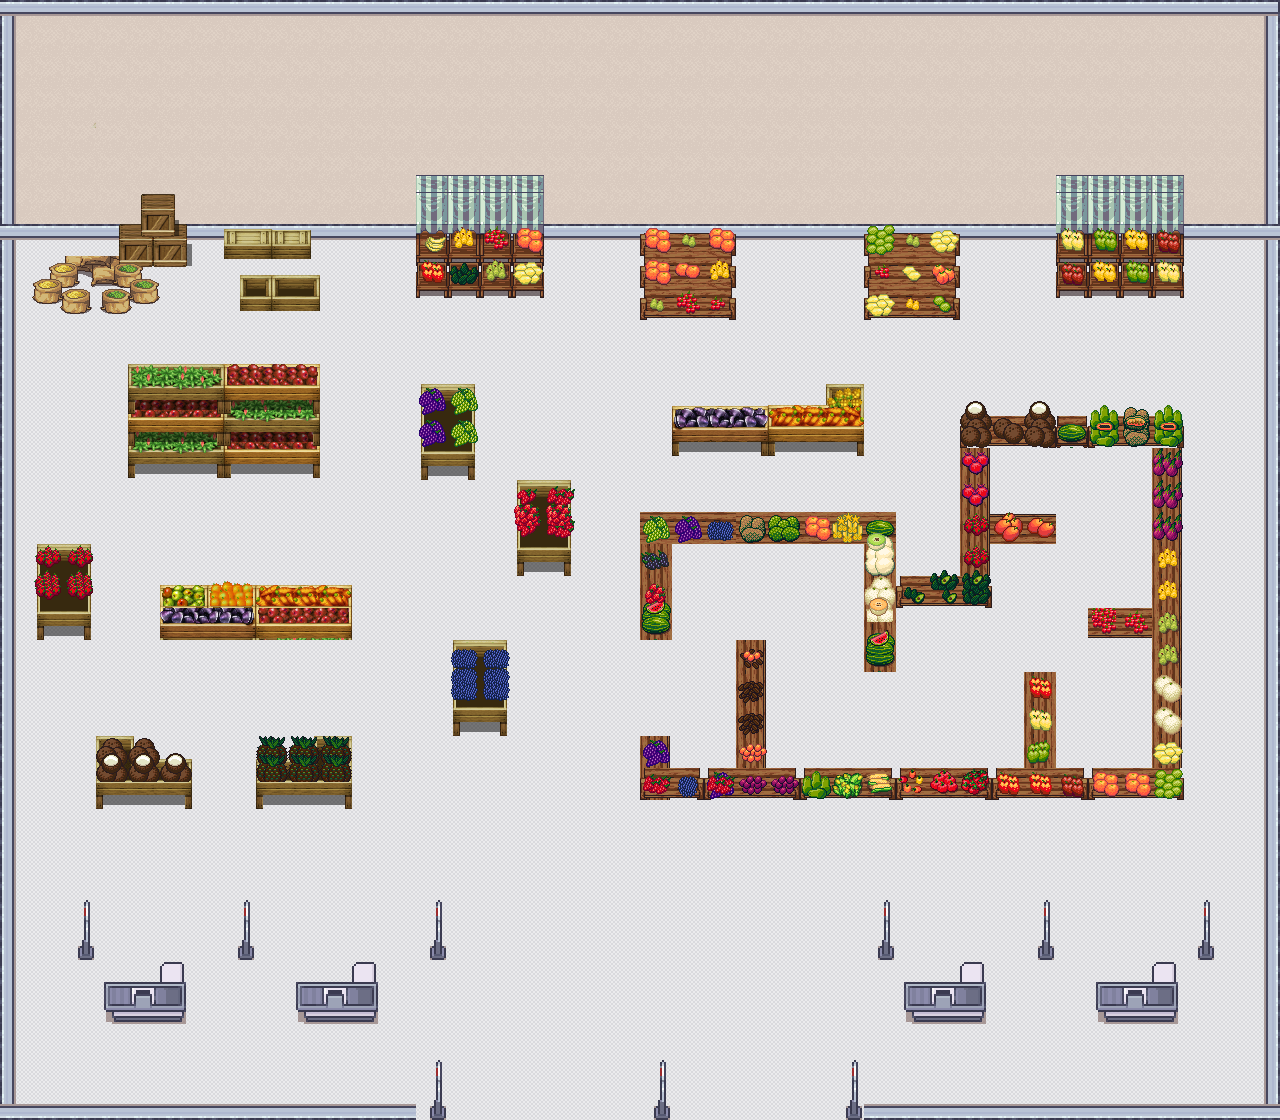

Below is a game level as drawn by its tile map, then a one-line description and the .tmx that defines it (tile-layer data replaced by summaries):
An orthogonal 40x35 tile map with 32x32 px tiles, 8 tile layers (Wall3, Floor, Wall2, Wall, ...), 6 tilesets and 21 objects (fruit9, fruit8, fruit7, fruit6, fruit5, ...).

<map version="1.10" tiledversion="1.10.2" orientation="orthogonal" renderorder="right-down" width="40" height="35" tilewidth="32" tileheight="32" infinite="0" nextlayerid="12" nextobjectid="28">
 <editorsettings>
  <export target="FruitMarket.tmj" format="json" />
 </editorsettings>
 <tileset firstgid="1" name="farming_fishing" tilewidth="32" tileheight="32" tilecount="400" columns="20">
  <image source="farming_fishing.png" width="640" height="640" />
 </tileset>
 <tileset firstgid="401" name="Market_1" tilewidth="32" tileheight="32" tilecount="576" columns="24">
  <image source="Market_1.png" width="768" height="768" />
 </tileset>
 <tileset firstgid="977" name="misc_atlas" tilewidth="32" tileheight="32" tilecount="1024" columns="32">
  <image source="misc_atlas.png" width="1024" height="1024" />
 </tileset>
 <tileset firstgid="2001" name="pipoya" tilewidth="32" tileheight="32" tilecount="1064" columns="8">
  <image source="pipoya.png" width="256" height="4256" />
 </tileset>
 <tileset firstgid="3065" name="16_Grocery_store_32x32" tilewidth="32" tileheight="32" tilecount="1248" columns="16">
  <image source="16_Grocery_store_32x32.png" width="512" height="2496" />
 </tileset>
 <tileset firstgid="4313" name="food" tilewidth="32" tileheight="32" tilecount="1024" columns="32">
  <image source="food.png" width="1024" height="1024" />
 </tileset>
 <layer id="9" name="Wall3" width="40" height="35">
  <data>[1400 cells, 15 non-empty, 1 distinct tile ids]</data>
 </layer>
 <layer id="1" name="Floor" width="40" height="35">
  <data>[1400 cells, 1400 non-empty, 2 distinct tile ids]</data>
 </layer>
 <layer id="4" name="Wall2" width="40" height="35">
  <data>[1400 cells, 70 non-empty, 2 distinct tile ids]</data>
 </layer>
 <layer id="3" name="Wall" width="40" height="35">
  <data>[1400 cells, 148 non-empty, 10 distinct tile ids]</data>
 </layer>
 <layer id="2" name="Store" width="40" height="35">
  <data>[1400 cells, 125 non-empty, 35 distinct tile ids]</data>
 </layer>
 <layer id="5" name="Store2" width="40" height="35">
  <data>[1400 cells, 150 non-empty, 78 distinct tile ids]</data>
 </layer>
 <layer id="7" name="Store3" width="40" height="35">
  <data>[1400 cells, 103 non-empty, 75 distinct tile ids]</data>
 </layer>
 <layer id="8" name="Store4" width="40" height="35">
  <data>[1400 cells, 87 non-empty, 60 distinct tile ids]</data>
 </layer>
 <objectgroup id="10" name="objectLayer">
  <object id="1" name="fruit9" x="1022" y="476">
   <point />
  </object>
  <object id="2" name="fruit8" x="1108" y="734">
   <point />
  </object>
  <object id="3" name="fruit7" x="834" y="572">
   <point />
  </object>
  <object id="4" name="fruit6" x="1044" y="1056">
   <point />
  </object>
  <object id="5" name="fruit5" x="66" y="1066">
   <point />
  </object>
  <object id="8" name="skeleton8" x="1022" y="582">
   <point />
  </object>
  <object id="9" name="skeleton7" x="576" y="664">
   <point />
  </object>
  <object id="11" name="trolley2" x="192" y="346">
   <point />
  </object>
  <object id="12" name="skeleton6" x="398" y="772">
   <point />
  </object>
  <object id="13" name="skeleton5" x="234" y="752">
   <point />
  </object>
  <object id="14" name="fruit4" x="406" y="620">
   <point />
  </object>
  <object id="15" name="fruit3" x="368" y="276">
   <point />
  </object>
  <object id="16" name="fruit2" x="840" y="264">
   <point />
  </object>
  <object id="17" name="skeleton4" x="766" y="288">
   <point />
  </object>
  <object id="18" name="fruit1" x="1218" y="296">
   <point />
  </object>
  <object id="19" name="skeleton3" x="78" y="884">
   <point />
  </object>
  <object id="20" name="trolley1" x="932" y="870">
   <point />
  </object>
  <object id="21" name="skeleton2" x="66" y="422">
   <point />
  </object>
  <object id="23" name="skeleton1" x="980" y="730">
   <point />
  </object>
  <object id="25" name="heart1" x="336" y="916">
   <point />
  </object>
  <object id="26" name="heart2" x="1128" y="900">
   <point />
  </object>
 </objectgroup>
</map>
